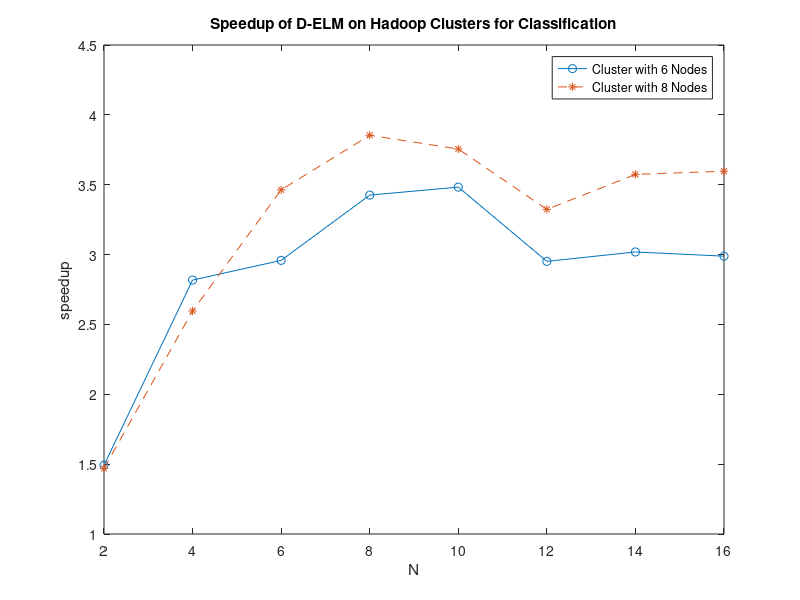

Recreate this plot in MATLAB.
function digit_speedup
   single_time=[1256.949866,1206.693085,1000.819217,841.3432649,667.157858,537.6268946,483.6894124,461.1217546];
   cluster_6_time=[842.4362825,428.283682,338.304769,245.59877,191.558715,182.1559605,160.2290615,154.2948185];
   cluster_8_time=[855.669584,464.7248445,289.00575,218.325218,177.6373845,161.7783735,135.3360375,128.206348];
   for i=1:8
       speedup_6(i)=single_time(i)/cluster_6_time(i);
       speedup_8(i)=single_time(i)/cluster_8_time(i);
   end
   N=2:2:16;
   plot(N,speedup_6,'-o',N,speedup_8,'--*');
   xlabel('N');
   ylabel('speedup');
   title('Speedup of D-ELM on Hadoop Clusters for Classification');
   axis([2 16 1 4.5]);
   legend('Cluster with 6 Nodes','Cluster with 8 Nodes');
end